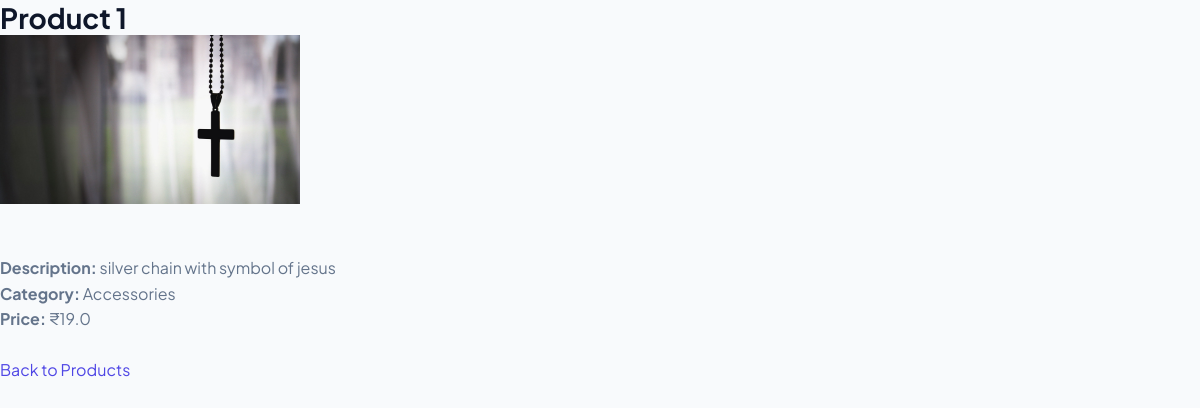
Screenshot of /user/product/1 (signed in) with the database file from the repository.
### tables this page shows
CREATE TABLE products (
        product_id INTEGER PRIMARY KEY AUTOINCREMENT,
        name TEXT,
        description TEXT,
        category TEXT,
        price REAL,
        image TEXT
    );

### app.py (the view)
@app.route('/user/product/<int:product_id>')
def user_product_details(product_id):
    if 'user_id' not in session:
        flash("Please login!", "danger")
        return redirect('/user-login')
    conn = get_db()
    cursor = conn.cursor(dictionary=True)
    cursor.execute("SELECT * FROM products WHERE product_id = %s", (product_id,))
    product = cursor.fetchone()
    cursor.close()
    conn.close()
    if not product:
        flash("Product not found!", "danger")
        return redirect('/products')
    return render_template("user/product_details.html",product=product)

### app.py (called while the page is built)
def get_db():
    if not os.path.exists(config.DB_PATH):
        from init_db import init_database
        init_database(config.DB_PATH)
    conn = sqlite3.connect(config.DB_PATH, timeout=15, check_same_thread=False)
    conn.row_factory = sqlite3.Row
    conn.execute("PRAGMA foreign_keys = ON;")
    return SQLiteConnectionWrapper(conn)

    def _convert_query(self, query):
        if not isinstance(query, str):
            return query
        return re.sub(r'%s', '?', query)

    def execute(self, query, params=None):
        converted = self._convert_query(query)
        if params is None:
            return self._cursor.execute(converted)
        if not isinstance(params, (tuple, list)):
            params = (params,)
        return self._cursor.execute(converted, params)

    def fetchone(self):
        return self._cursor.fetchone()

    def close(self):
        try:
            return self._cursor.close()
        except Exception:
            pass

    def cursor(self, dictionary=False):
        return SQLiteCursorWrapper(self._conn.cursor())

    def close(self):
        try:
            return self._conn.close()
        except Exception:
            pass

### templates/user/product_details.html (shortened to what this page needs)
<!DOCTYPE html>
<html>
<head>
    <link rel="stylesheet" href="{{ url_for('static', filename='css/style.css') }}">
</head>
<body>
    <h2>{{ product.name }}</h2>
    <img src="/static/uploads/product_images/{{ product.image }}" width="300"><br><br>
    <p><strong>Description:</strong> {{ product.description }}</p>
    <p><strong>Category:</strong> {{ product.category }}</p>
    <p><strong>Price:</strong> ₹{{ product.price }}</p>
    <br>
    <a href="/user/products">Back to Products</a>
</body>
</html>

### static/css/style.css (style rules this page uses)
:root { --primary: #4f46e5; --primary-hover: #4338ca; --primary-light: #eef2ff; --secondary: #0f172a; --accent: #f97316; --accent-hover: #ea580c; --success: #10b981; --success-bg: #ecfdf5; --danger: #ef4444; --danger-bg: #fef2f2; --warning: #f59e0b; --bg-main: #f8fafc; --bg-card: #ffffff; --text-main: #0f172a; --text-muted: #64748b; --border-color: #e2e8f0; --shadow-sm: 0 1px 2px 0 rgb(0 0 0 / 0.05); --shadow-md: 0 4px 6px -1px rgb(0 0 0 / 0.07), 0 2px 4px -2px rgb(0 0 0 / 0.05); --shadow-lg: 0 10px 15px -3px rgb(0 0 0 / 0.08), 0 4px 6px -4px rgb(0 0 0 / 0.04); --shadow-xl: 0 20px 25px -5px rgb(0 0 0 / 0.1), 0 8px 10px -6px rgb(0 0 0 / 0.06); --radius-sm: 6px; --radius: 12px; --radius-lg: 18px; --transition: all 0.25s cubic-bezier(0.4, 0, 0.2, 1); }
* { box-sizing: border-box; margin: 0; padding: 0; }
html { scroll-behavior: smooth; }
body { min-height: 100vh; font-family: 'Plus Jakarta Sans', -apple-system, BlinkMacSystemFont, 'Segoe UI', Roboto, sans-serif; background-color: var(--bg-main); color: var(--text-main); line-height: 1.6; display: flex; flex-direction: column; }
h1, h2, h3, h4, h5, h6 { color: var(--secondary); font-weight: 700; line-height: 1.25; }
h2 { font-size: 1.75rem; }
p { color: var(--text-muted); }
a { color: var(--primary); text-decoration: none; transition: var(--transition); }

### rows the page displays
products: name "Product 1", image (picture), description "silver chain with symbol of jesus", category "Accessories", price "19.0"
